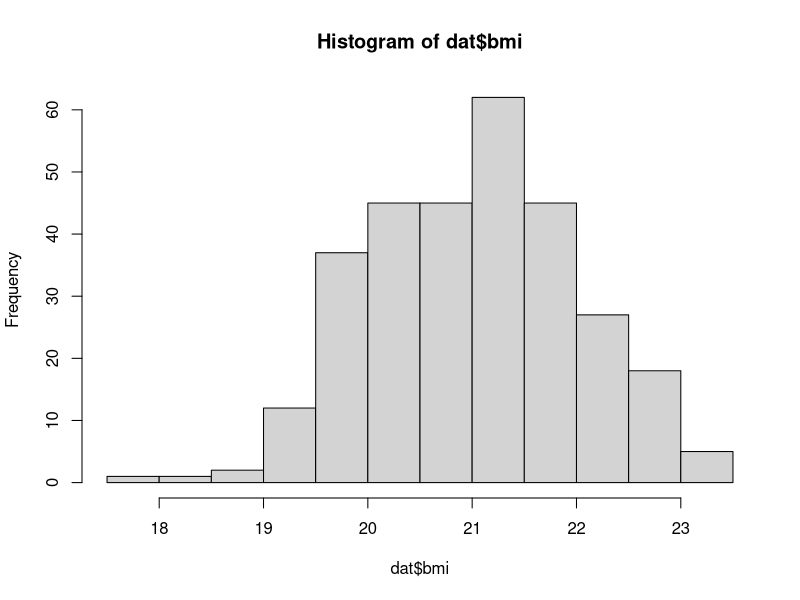
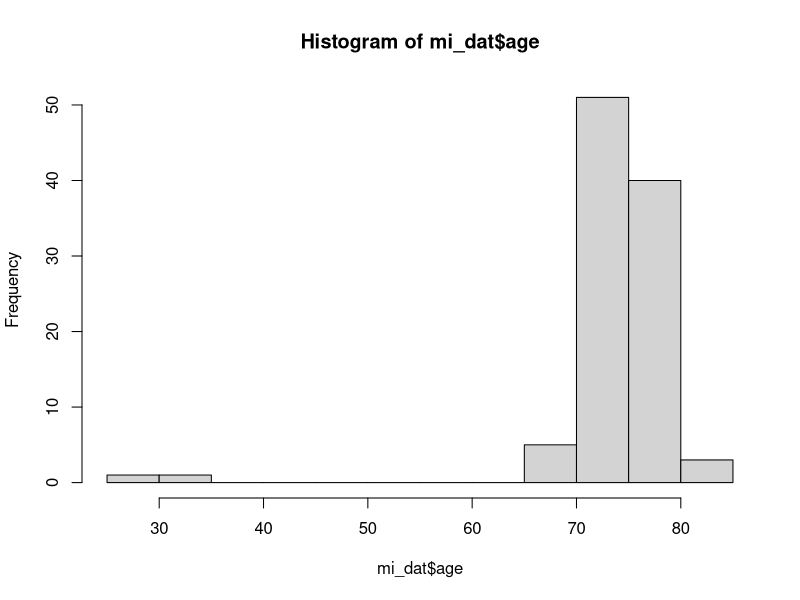
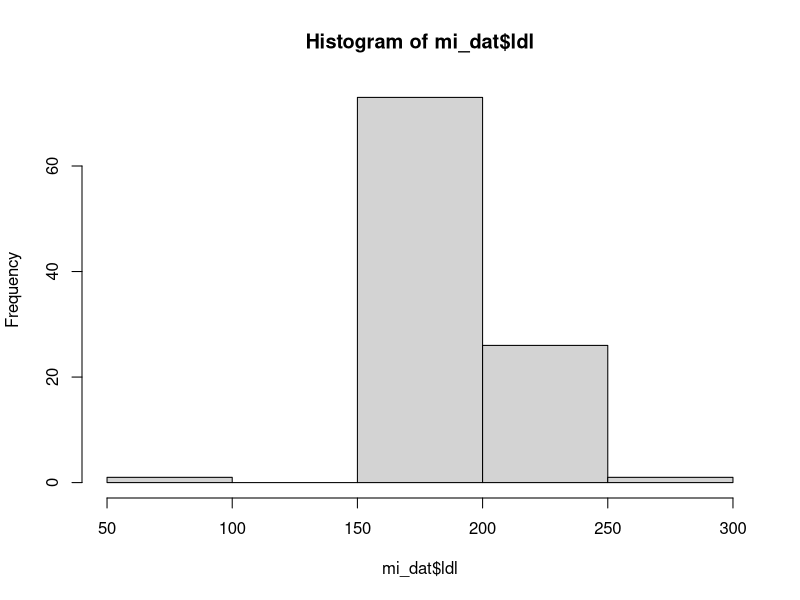
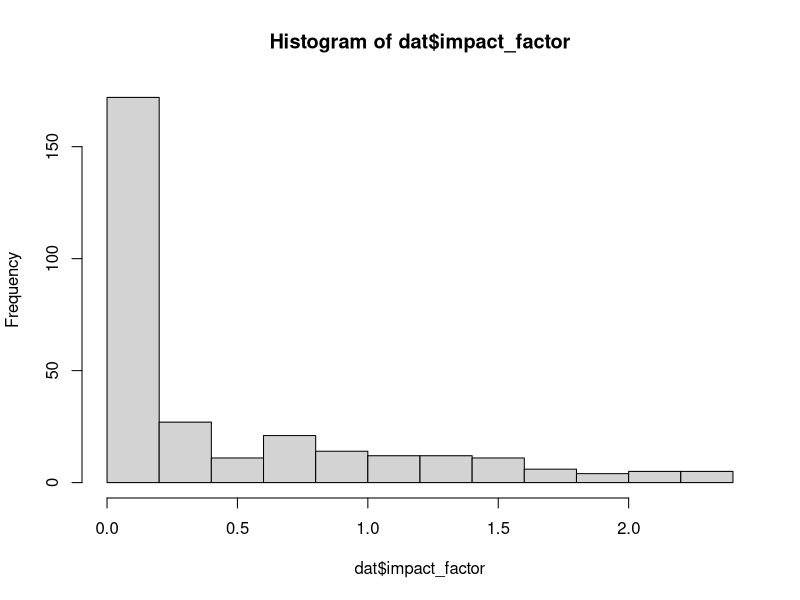

Reproduce these figures in R, in order.
## ---- chunk 1
library(knitr)
library(tibble)
library(dplyr)
dat <- tibble(
    id = 1:300, 
    bmi = rnorm(n = 300, mean = 21, sd = 1.0)
)
kable(head(dat, 5))
## ---- chunk 2
hist(dat$bmi)
## ---- chunk 3
mi_dat <- data.frame(
    id = 1:99, 
    age = rnorm(n = 99, mean = 75, sd = 3), 
    ldl = runif(n = 99, min = 170, max = 210)
) |> 
tibble::add_row(id = 100, age = 25, ldl = 300) |> 
tibble::add_row(id = 101, age = 35, ldl = 75)
tail(mi_dat, 3)
## ---- chunk 4
hist(mi_dat$age)
## ---- chunk 5
hist(mi_dat$ldl)
## ---- chunk 6
library(tidyverse)
dat <- tibble::tibble(
    id = 1:300, 
    impact_factor = rnorm(n = 300, mean = 0, sd = 1)) |> 
    dplyr::mutate(impact_factor = if_else(impact_factor < 0, 0, impact_factor))
knitr::kable(head(dat, 5))
hist(dat$impact_factor)
